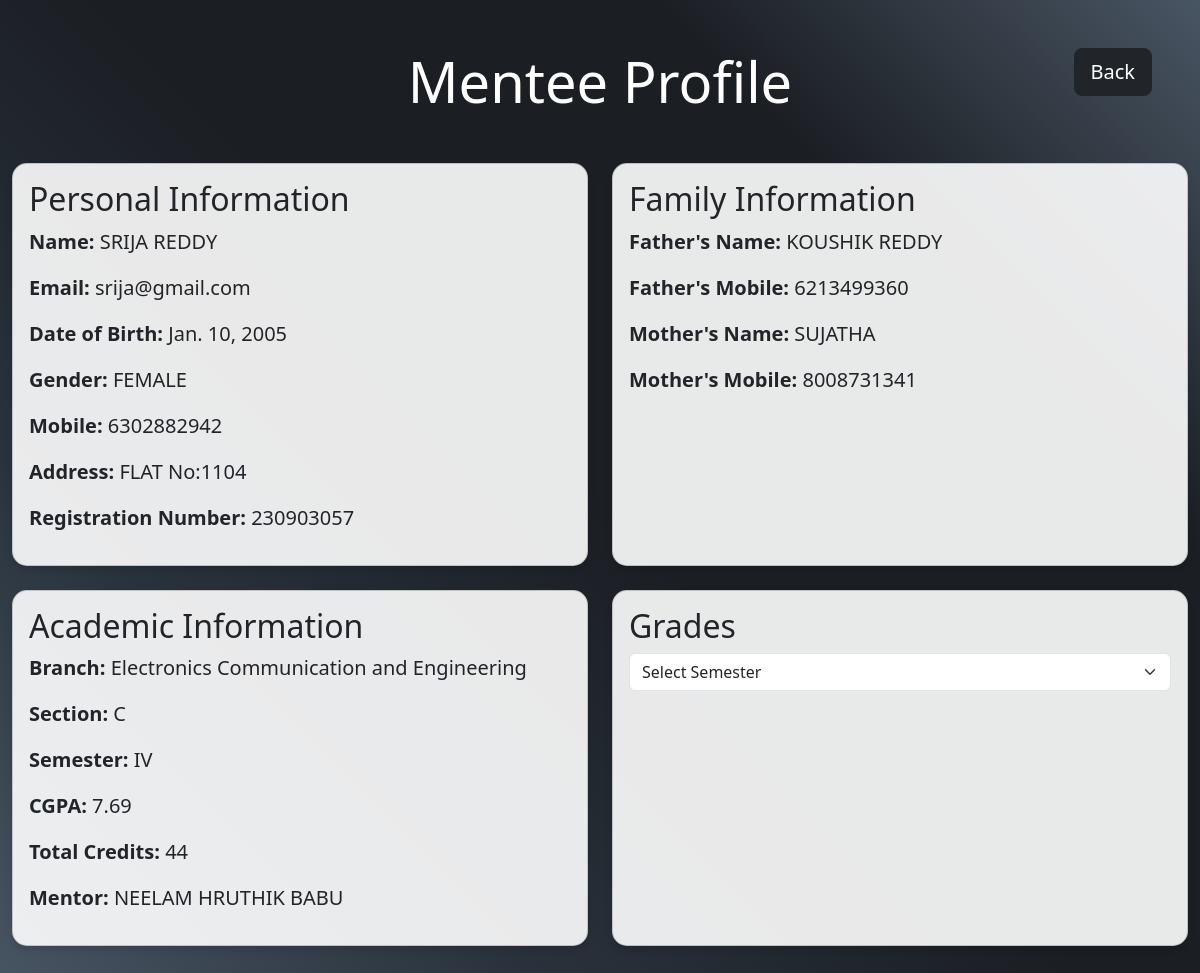
Screenshot of /mentor_home/menteeProfile/4/ (signed in) with the database file from the repository.
### App/models.py (models this page shows, shortened)
class Student(models.Model):
    user = models.OneToOneField(CustomUser, on_delete=models.CASCADE, primary_key=True)
    name = models.CharField(max_length=100)
    regnum = models.CharField(max_length=100, unique=True)
    mobile = models.CharField(max_length=100)
    dob = models.DateField()
    email = models.EmailField(unique=True)
    address = models.TextField(max_length=500)
    gender = models.CharField(max_length=10)
    father_name = models.CharField(max_length=100)
    father_mobile = models.CharField(max_length=100)
    mother_name = models.CharField(max_length=100)
    mother_mobile = models.CharField(max_length=100)
    branch = models.CharField(max_length=100)
    section = models.CharField(max_length=100)
    semester = models.CharField(max_length=10)
    cgpa = models.FloatField()
    totalCredits = models.IntegerField()
    mentor = models.CharField(max_length=100, null=True, blank=True)
    grades = models.JSONField()

### App/decorators.py (the view)
    def wrapper(request, *args, **kwargs):
        if request.user.is_authenticated and request.user.is_mentor:
            return function(request, *args, **kwargs)
        else:
            return redirect('home')

### App/views.py (called while the page is built)
@login_required(login_url='login')
@mentor_required
def menteeProfile(request, id):
    mentee = get_object_or_404(Student, user_id=id)
    return render(request, 'menteeProfile.html', {'mentee': mentee})

### templates/menteeProfile.html (shortened to what this page needs)
<!DOCTYPE html>
<html lang="en">
<head>
    <link href="https://cdn.jsdelivr.net/npm/bootstrap@5.3.0-alpha1/dist/css/bootstrap.min.css" rel="stylesheet" />
</head>
<body>
    <div class="container-fluid py-5">
        <a href="{% url 'home' %}" class="btn btn-lg btn-dark back-button position-absolute end-0 me-5">
             Back
        </a>
        <h1 class="display-4 text-center text-white mb-5">Mentee Profile</h1>
        <div class="row g-4">
            <div class="col-md-6">
                <div class="card h-100">
                    <div class="card-body">
                        <h2 class="card-title">Personal Information</h2>
                        <p class="fs-5">
                            <strong>Name:</strong> {{ mentee.name }}
                        </p>
                        <p class="fs-5">
                            <strong>Email:</strong> {{ mentee.email }}
                        </p>
                        <p class="fs-5">
                            <strong>Date of Birth:</strong> {{ mentee.dob }}
                        </p>
                        <p class="fs-5">
                            <strong>Gender:</strong> {{ mentee.gender }}
                        </p>
                        <p class="fs-5">
                            <strong>Mobile:</strong> {{ mentee.mobile }}
                        </p>
                        <p class="fs-5">
                            <strong>Address:</strong> {{ mentee.address }}
                        </p>
                        <p class="fs-5">
                            <strong>Registration Number:</strong> {{ mentee.regnum }}
                        </p>
                    </div>
                </div>
            </div>
            <div class="col-md-6">
                <div class="card h-100">
                    <div class="card-body">
                        <h2 class="card-title">Family Information</h2>
                        <p class="fs-5">
                            <strong>Father's Name:</strong> {{ mentee.father_name }}
                        </p>
                        <p class="fs-5">
                            <strong>Father's Mobile:</strong> {{ mentee.father_mobile }}
                        </p>
                        <p class="fs-5">
                            <strong>Mother's Name:</strong> {{ mentee.mother_name }}
                        </p>
                        <p class="fs-5">
                            <strong>Mother's Mobile:</strong> {{ mentee.mother_mobile }}
                        </p>
                    </div>
                </div>
            </div>
            <div class="col-md-6">
                <div class="card h-100">
                    <div class="card-body">
                        <h2 class="card-title">Academic Information</h2>
                        <p class="fs-5">
                            <strong>Branch:</strong> {{ mentee.branch }}
                        </p>
                        <p class="fs-5">
                            <strong>Section:</strong> {{ mentee.section }}
                        </p>
                        <p class="fs-5">
                            <strong>Semester:</strong> {{ mentee.semester }}
                        </p>
                        <p class="fs-5">
                            <strong>CGPA:</strong> {{ mentee.cgpa }}
                        </p>
                        <p class="fs-5">
                            <strong>Total Credits:</strong> {{ mentee.totalCredits }}
                        </p>
                        <p class="fs-5">
                            <strong>Mentor:</strong> {{ mentee.mentor }}
                        </p>
                    </div>
                </div>
            </div>
            <div class="col-md-6">
                <div class="card h-100">
                    <div class="card-body">
                        <h2 class="card-title">Grades</h2>
                        <select id="semesterSelect" class="form-select mb-3">
                            <option value="">Select Semester</option>
                        </select>
                    </div>
                </div>
            </div>
        </div>
    </div>
</body>
</html>

### templates/menteeProfile.html (style rules this page uses)
body { background: -webkit-linear-gradient(45deg, #485563 0%, #29323c 25%, #1b1e23 50%, #1b1e23 75%, #485563 100%); background: linear-gradient(45deg, #485563 0%, #29323c 25%, #1b1e23 50%, #1b1e23 75%, #485563 100%); min-height: 100vh; color: #000; }
.card { background-color: rgba(255, 255, 255, 0.9); border-radius: 15px; box-shadow: 0 4px 6px rgba(0, 0, 0, 0.1); }
h1, h2, h3 { color: #333; }

### rows the page displays
Student: name "SRIJA REDDY", email "srija@gmail.com", dob "Jan. 10, 2005", gender "FEMALE", mobile "6302882942", address "FLAT No:1104", regnum "230903057", father_name "KOUSHIK REDDY", father_mobile "6213499360", mother_name "SUJATHA", mother_mobile "8008731341", branch "Electronics Communication and Engineering", section "C", semester "IV", cgpa "7.69", totalCredits "44", mentor "NEELAM HRUTHIK BABU"
